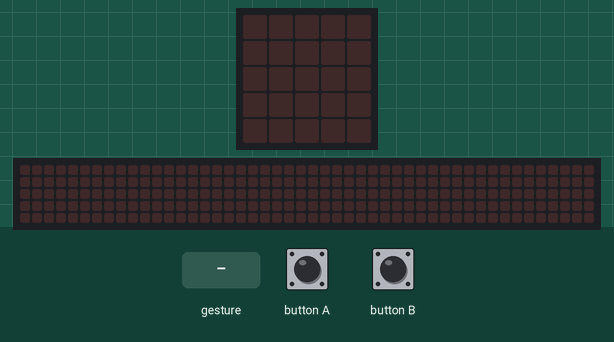
Simulated run of this program. Board: BBC micro:bit (MakeCode). Shown: the board's 5×5 LED display, a strip that is not on the board, showing the scrolling text unrolled. Inputs (shaded band) come from the test bench. A tilt is held for 1.5 s and a shake lasts 1 s, then the board lies face up again; the 48×5 strip is a reading aid, not a part: it shows the text the display is scrolling, unrolled, one strip-width of it at a time.

Above: at 1.2 s.
1.3 s: button A pressed for 0.15 s
At 2.6 s:
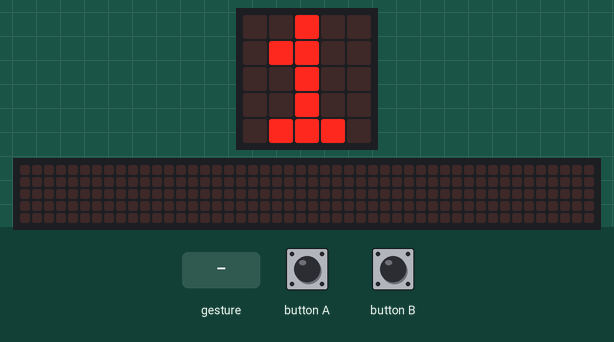
4.4 s: button B pressed for 0.15 s
At 4.72 s:
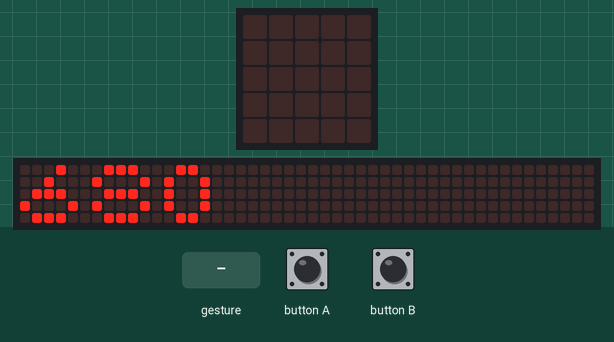
7.4 s: gesture 'shake'
9.7 s: button A pressed for 0.15 s
At 12.2 s:
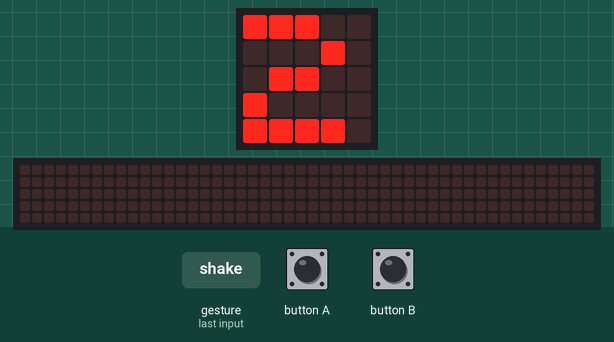
12.8 s: button B pressed for 0.15 s
At 13.27 s:
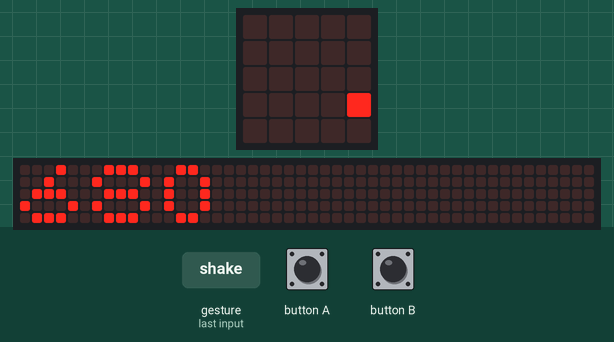
Timing chart, 0 to 15.8 s (numbered marks = the images above; inputs shaded):
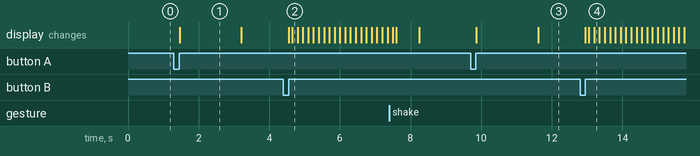

The program:

main.ts
```typescript
let Toggle = false
let Lightning_time = 0
input.onButtonPressed(Button.A, function () {
    Toggle = true
})
input.onGesture(Gesture.Shake, function () {
    Toggle = false
    Lightning_time = 0
    basic.clearScreen()
})
input.onButtonPressed(Button.B, function () {
    Toggle = false
    basic.clearScreen()
    basic.pause(100)
    basic.showNumber(Lightning_time * 340)
})
basic.forever(function () {
    while (Toggle == true) {
        Lightning_time += 1
        basic.showNumber(Lightning_time)
        basic.pause(1000)
    }
})
```

test.ts
```typescript
// testes vão aqui; isto não será compilado quando este pacote for usado como uma extensão.
```

Measured:
- after the input at 1.3 s, the display: changes after 0.16 s (image 1)
- after the input at 4.4 s, the display: first changes after 0.15 s (image 2 shows a later state)
- after the input at 9.7 s, the display: first changes after 0.16 s (image 3 shows a later state)
- after the input at 12.8 s, the display: first changes after 0.15 s (image 4 shows a later state)
- what the display in image 1 shows lasts 1.7 s, from 1.5 s to 3.2 s
